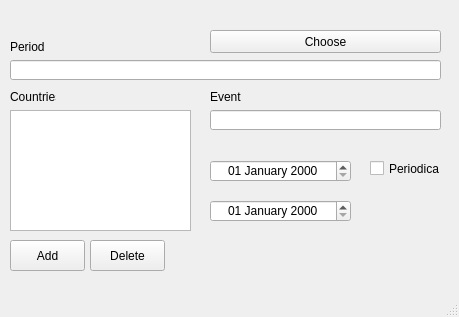
<?xml version="1.0" encoding="UTF-8"?>
<ui version="4.0">
 <class>MainWindow</class>
 <widget class="QMainWindow" name="MainWindow">
  <property name="geometry">
   <rect>
    <x>0</x>
    <y>0</y>
    <width>459</width>
    <height>317</height>
   </rect>
  </property>
  <property name="windowTitle">
   <string>MainWindow</string>
  </property>
  <widget class="QWidget" name="centralwidget">
   <widget class="QListWidget" name="lstCountries">
    <property name="geometry">
     <rect>
      <x>10</x>
      <y>110</y>
      <width>181</width>
      <height>121</height>
     </rect>
    </property>
   </widget>
   <widget class="QLineEdit" name="ePeriod">
    <property name="geometry">
     <rect>
      <x>10</x>
      <y>60</y>
      <width>431</width>
      <height>20</height>
     </rect>
    </property>
   </widget>
   <widget class="QLineEdit" name="eEvent">
    <property name="geometry">
     <rect>
      <x>210</x>
      <y>110</y>
      <width>231</width>
      <height>20</height>
     </rect>
    </property>
   </widget>
   <widget class="QDateEdit" name="dateEdit">
    <property name="geometry">
     <rect>
      <x>210</x>
      <y>160</y>
      <width>141</width>
      <height>22</height>
     </rect>
    </property>
    <property name="sizePolicy">
     <sizepolicy hsizetype="Minimum" vsizetype="Fixed">
      <horstretch>0</horstretch>
      <verstretch>0</verstretch>
     </sizepolicy>
    </property>
    <property name="alignment">
     <set>Qt::AlignCenter</set>
    </property>
    <property name="displayFormat">
     <string>dd MMMM yyyy</string>
    </property>
   </widget>
   <widget class="QCheckBox" name="cbPeriod">
    <property name="geometry">
     <rect>
      <x>370</x>
      <y>160</y>
      <width>70</width>
      <height>17</height>
     </rect>
    </property>
    <property name="text">
     <string>Periodical</string>
    </property>
   </widget>
   <widget class="QDateEdit" name="dateEdit_2">
    <property name="geometry">
     <rect>
      <x>210</x>
      <y>200</y>
      <width>141</width>
      <height>22</height>
     </rect>
    </property>
    <property name="alignment">
     <set>Qt::AlignCenter</set>
    </property>
    <property name="displayFormat">
     <string>dd MMMM yyyy</string>
    </property>
   </widget>
   <widget class="QLabel" name="lblCountries">
    <property name="geometry">
     <rect>
      <x>10</x>
      <y>90</y>
      <width>46</width>
      <height>13</height>
     </rect>
    </property>
    <property name="text">
     <string>Countries</string>
    </property>
   </widget>
   <widget class="QLabel" name="lblEvent">
    <property name="geometry">
     <rect>
      <x>210</x>
      <y>90</y>
      <width>46</width>
      <height>13</height>
     </rect>
    </property>
    <property name="text">
     <string>Event</string>
    </property>
   </widget>
   <widget class="QLabel" name="label_3">
    <property name="geometry">
     <rect>
      <x>10</x>
      <y>40</y>
      <width>46</width>
      <height>13</height>
     </rect>
    </property>
    <property name="text">
     <string>Period</string>
    </property>
   </widget>
   <widget class="QPushButton" name="btnAdd">
    <property name="geometry">
     <rect>
      <x>10</x>
      <y>240</y>
      <width>75</width>
      <height>31</height>
     </rect>
    </property>
    <property name="text">
     <string>Add</string>
    </property>
   </widget>
   <widget class="QPushButton" name="btnDelete">
    <property name="geometry">
     <rect>
      <x>90</x>
      <y>240</y>
      <width>75</width>
      <height>31</height>
     </rect>
    </property>
    <property name="text">
     <string>Delete</string>
    </property>
   </widget>
   <widget class="QPushButton" name="btnChoose">
    <property name="geometry">
     <rect>
      <x>210</x>
      <y>30</y>
      <width>231</width>
      <height>23</height>
     </rect>
    </property>
    <property name="text">
     <string>Choose</string>
    </property>
   </widget>
  </widget>
  <widget class="QMenuBar" name="menubar">
   <property name="geometry">
    <rect>
     <x>0</x>
     <y>0</y>
     <width>459</width>
     <height>21</height>
    </rect>
   </property>
  </widget>
  <widget class="QStatusBar" name="statusbar"/>
 </widget>
 <resources/>
 <connections/>
</ui>
